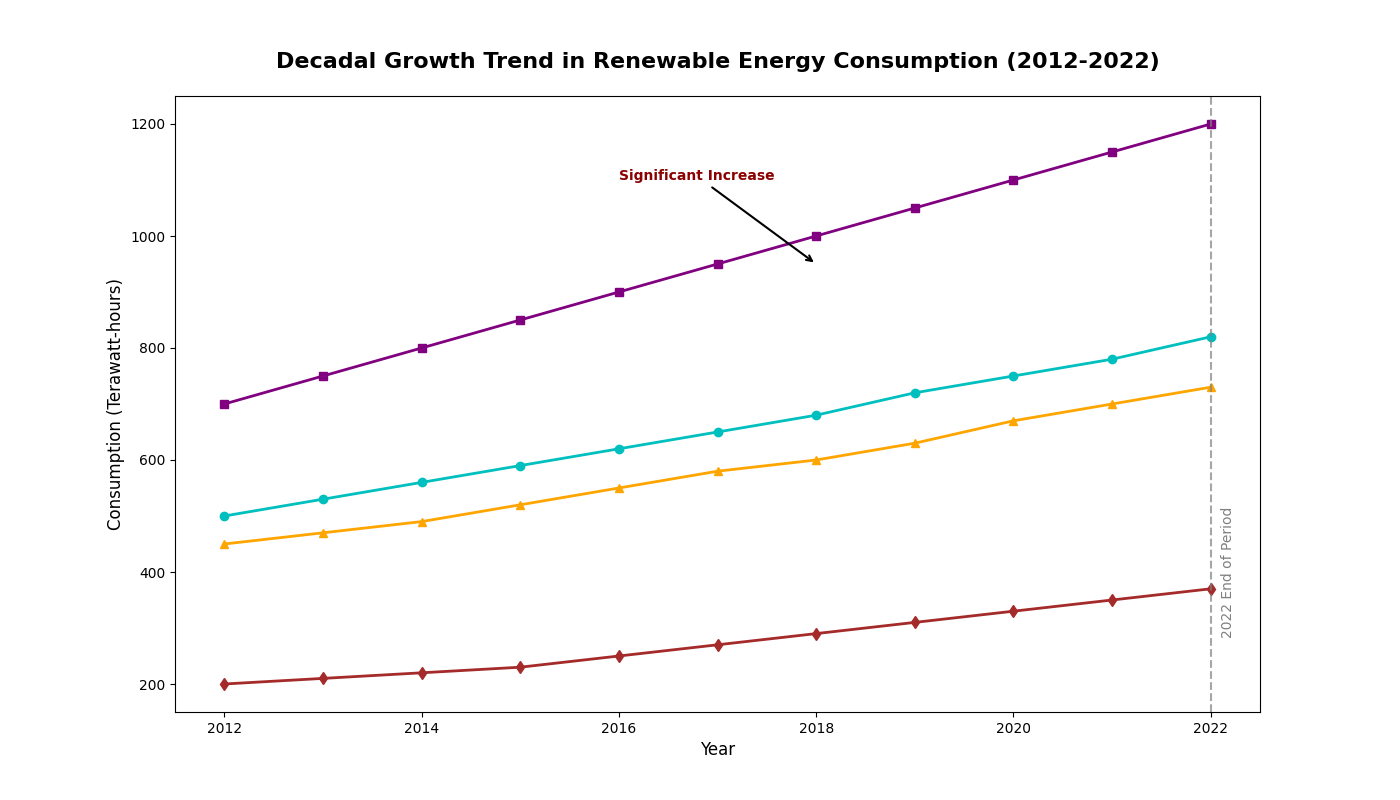

Here is the Python script that generated this plot:
import matplotlib.pyplot as plt
import numpy as np

# Define the regions and years
years = np.arange(2012, 2023)

# Artificial data for renewable energy consumption (in terawatt-hours)
na_consumption = [500, 530, 560, 590, 620, 650, 680, 720, 750, 780, 820]
eu_consumption = [450, 470, 490, 520, 550, 580, 600, 630, 670, 700, 730]
asia_consumption = [700, 750, 800, 850, 900, 950, 1000, 1050, 1100, 1150, 1200]
africa_consumption = [200, 210, 220, 230, 250, 270, 290, 310, 330, 350, 370]

# Create the line chart
fig, ax = plt.subplots(figsize=(14, 8))

ax.plot(years, na_consumption, marker='o', linestyle='-', color='c', linewidth=2)
ax.plot(years, eu_consumption, marker='^', linestyle='-', color='orange', linewidth=2)
ax.plot(years, asia_consumption, marker='s', linestyle='-', color='purple', linewidth=2)
ax.plot(years, africa_consumption, marker='d', linestyle='-', color='brown', linewidth=2)

# Setting title and labels
ax.set_title("Decadal Growth Trend in Renewable Energy Consumption (2012-2022)", fontsize=16, fontweight='bold', pad=20)
ax.set_xlabel("Year", fontsize=12)
ax.set_ylabel("Consumption (Terawatt-hours)", fontsize=12)

# Highlighting a significant increase in consumption around 2018 for Asia
ax.annotate('Significant Increase',
            xy=(2018, 950), 
            xytext=(2016, 1100),
            arrowprops=dict(facecolor='black', arrowstyle='->', lw=1.5),
            fontsize=10, fontweight='bold', color='darkred')

# Adding a vertical line to mark the year 2022 as the end of the observed period
ax.axvline(x=2022, color='gray', linestyle='--', linewidth=1.5, alpha=0.7)
ax.text(2022.1, 400, '2022 End of Period', rotation=90, verticalalignment='center', fontsize=10, color='gray')

# Display the plot
plt.show()
